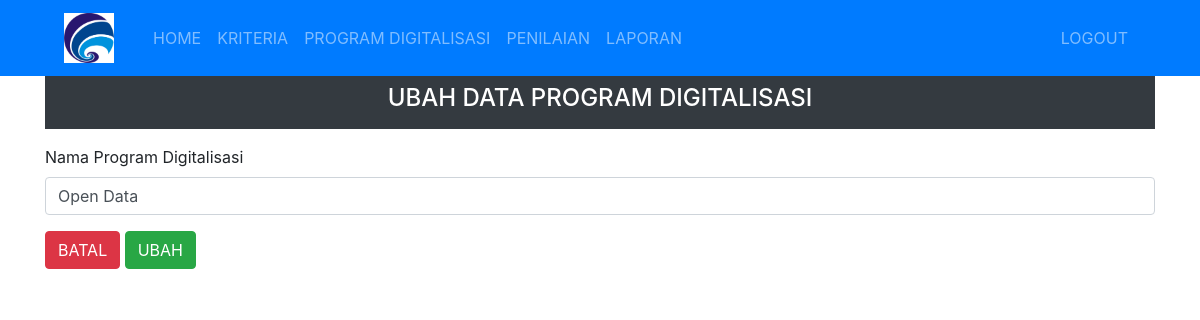
The page /admin/program-aksi.php?id_program=1&aksi=ubah (signed in) on the database as committed earlier.
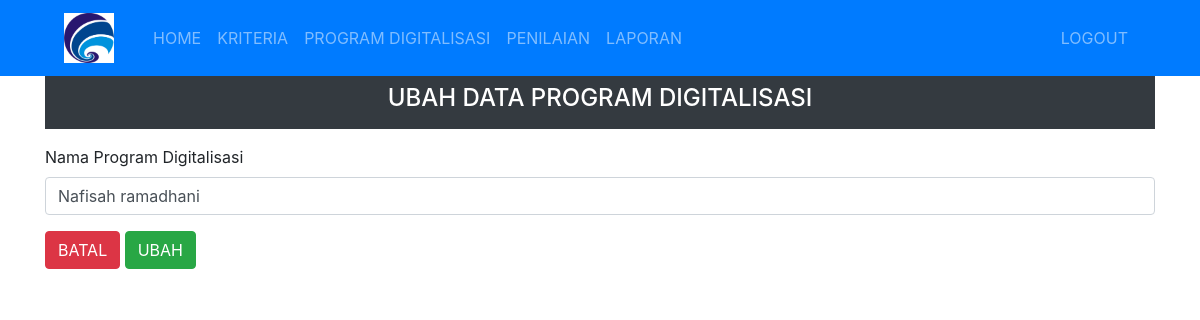
The same page on the database as committed later.
### tables this page shows
CREATE TABLE `program` (
  `id_program` int(1) NOT NULL,
  `nama_program` varchar(30) NOT NULL,
  `d_max` double NOT NULL,
  `d_min` double NOT NULL,
  `nilai_v` double NOT NULL,
  `rank` int(5) NOT NULL
);

### admin/program-aksi.php (the view, shortened to what this page needs)
<?php include 'header.php';
  if(isset($_GET['aksi'])) {
    if($_GET['aksi']=='tambah'){ ?>
      <div class="container-xl">
        <div class="bg-dark text-white py-2 mb-3">
          <h4 class="text-center">TAMBAH DATA PROGRAM DIGITALISASI</h4>
        </div>
        <div class="panel panelcontainer">
          <div class="bootstrap-table">
            <form
              action="program-proses.php?proses=simpan"
              method="post"
              enctype="multipart/form-data"
            >
              <div class="form-group">
                <label>Nama Program Digitalisasi</label>
                <input
                  type="text"
                  name="nama_program"
                  class="form-control"
                  placeholder="Nama Program Digitalisasi"
                />
              </div>
              <div class="form-group">
                <a href="program.php" class="btn btn-danger">BATAL</a>
                <input type="submit" class="btn btn-success" value="SIMPAN" />
              </div>
            </form>
          </div>
        </div>
      </div>
    <?php } else if($_GET['aksi']=='ubah') { ?>
      <div class="container-xl">
        <div class="bg-dark text-white py-2 mb-3">
          <h4 class="text-center">UBAH DATA PROGRAM DIGITALISASI</h4>
        </div>
        <div class="panel panelcontainer">
          <div class="bootstrap-table">
            <?php
              $id_program = $_GET['id_program'];
              $data = mysqli_query($conn, "SELECT * FROM program WHERE id_program='$id_program'");
              while ($a=mysqli_fetch_array($data)) { ?>
            <form
              action="program-proses.php?proses=ubah"
              method="post"
              enctype="multipart/form-data"
            >
              <div class="form-group">
                <label>Nama Program Digitalisasi</label>
                <input
                  type="text"
                  name="nama_program"
                  class="form-control"
                  placeholder="Nama Program Digitalisasi"
                  value="<?php echo $a['nama_program']; ?>"
                />
              </div>
              <div class="form-group">
                <a href="program.php" class="btn btn-danger">BATAL</a>
                <input type="submit" class="btn btn-success" value="UBAH" />
              </div>
            </form>
              <?php } ?>
          </div>
        </div>
      </div>
    <?php }} ?>

Rows that differ between the two databases and show on the page:
changed program: nama_program "Open Data" → "Nafisah ramadhani"
